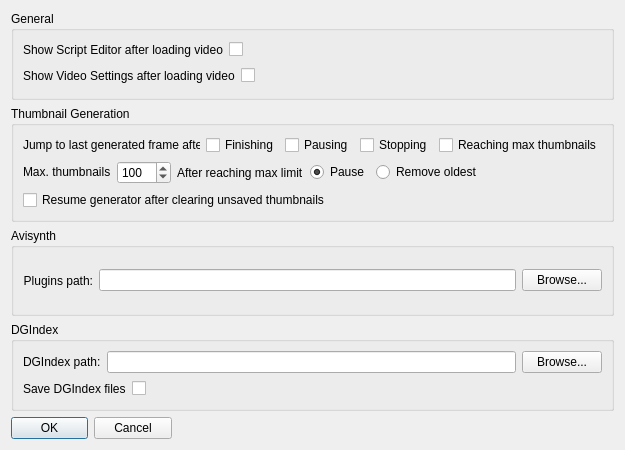
<?xml version="1.0" encoding="UTF-8"?>
<ui version="4.0">
 <class>ConfigDialog</class>
 <widget class="QDialog" name="ConfigDialog">
  <property name="geometry">
   <rect>
    <x>0</x>
    <y>0</y>
    <width>625</width>
    <height>450</height>
   </rect>
  </property>
  <property name="sizePolicy">
   <sizepolicy hsizetype="Fixed" vsizetype="Fixed">
    <horstretch>0</horstretch>
    <verstretch>0</verstretch>
   </sizepolicy>
  </property>
  <property name="minimumSize">
   <size>
    <width>625</width>
    <height>450</height>
   </size>
  </property>
  <property name="maximumSize">
   <size>
    <width>625</width>
    <height>450</height>
   </size>
  </property>
  <property name="windowTitle">
   <string>Options</string>
  </property>
  <layout class="QVBoxLayout" name="verticalLayout_3">
   <item>
    <widget class="QGroupBox" name="groupBox_3">
     <property name="title">
      <string>General</string>
     </property>
     <layout class="QHBoxLayout" name="horizontalLayout_11">
      <item>
       <layout class="QVBoxLayout" name="verticalLayout">
        <item>
         <layout class="QHBoxLayout" name="horizontalLayout_5">
          <item>
           <widget class="QLabel" name="showScriptEditorLabel">
            <property name="text">
             <string>Show Script Editor after loading video</string>
            </property>
           </widget>
          </item>
          <item>
           <widget class="QCheckBox" name="showScriptEditorCheckBox">
            <property name="toolTip">
             <string>If checked, opens the script editor after loading a file</string>
            </property>
           </widget>
          </item>
          <item>
           <spacer name="horizontalSpacer_4">
            <property name="orientation">
             <enum>Qt::Horizontal</enum>
            </property>
            <property name="sizeHint" stdset="0">
             <size>
              <width>40</width>
              <height>20</height>
             </size>
            </property>
           </spacer>
          </item>
         </layout>
        </item>
        <item>
         <layout class="QHBoxLayout" name="horizontalLayout_8">
          <item>
           <widget class="QLabel" name="label_5">
            <property name="text">
             <string>Show Video Settings after loading video</string>
            </property>
           </widget>
          </item>
          <item>
           <widget class="QCheckBox" name="cbShowVideoSettings">
            <property name="toolTip">
             <string>If checked, opens video settings after loading a file</string>
            </property>
            <property name="text">
             <string/>
            </property>
           </widget>
          </item>
          <item>
           <spacer name="horizontalSpacer_5">
            <property name="orientation">
             <enum>Qt::Horizontal</enum>
            </property>
            <property name="sizeHint" stdset="0">
             <size>
              <width>40</width>
              <height>20</height>
             </size>
            </property>
           </spacer>
          </item>
         </layout>
        </item>
       </layout>
      </item>
     </layout>
    </widget>
   </item>
   <item>
    <widget class="QGroupBox" name="groupBox_2">
     <property name="title">
      <string>Thumbnail Generation</string>
     </property>
     <layout class="QHBoxLayout" name="horizontalLayout_12">
      <item>
       <layout class="QVBoxLayout" name="verticalLayout_2">
        <item>
         <layout class="QHBoxLayout" name="horizontalLayout_4">
          <item>
           <widget class="QLabel" name="label">
            <property name="text">
             <string>Jump to last generated frame after:</string>
            </property>
           </widget>
          </item>
          <item>
           <widget class="QCheckBox" name="cbJumpAfterFinish">
            <property name="text">
             <string>Finishing</string>
            </property>
           </widget>
          </item>
          <item>
           <widget class="QCheckBox" name="cbJumpAfterPause">
            <property name="text">
             <string>Pausing</string>
            </property>
           </widget>
          </item>
          <item>
           <widget class="QCheckBox" name="cbJumpAfterStop">
            <property name="text">
             <string>Stopping</string>
            </property>
           </widget>
          </item>
          <item>
           <widget class="QCheckBox" name="cbStopAfterReachingMax">
            <property name="text">
             <string>Reaching max thumbnails</string>
            </property>
           </widget>
          </item>
          <item>
           <spacer name="horizontalSpacer_6">
            <property name="orientation">
             <enum>Qt::Horizontal</enum>
            </property>
            <property name="sizeHint" stdset="0">
             <size>
              <width>40</width>
              <height>20</height>
             </size>
            </property>
           </spacer>
          </item>
         </layout>
        </item>
        <item>
         <layout class="QHBoxLayout" name="horizontalLayout">
          <item>
           <widget class="QLabel" name="maxThumbnailsLabel">
            <property name="sizePolicy">
             <sizepolicy hsizetype="Fixed" vsizetype="Fixed">
              <horstretch>0</horstretch>
              <verstretch>0</verstretch>
             </sizepolicy>
            </property>
            <property name="minimumSize">
             <size>
              <width>0</width>
              <height>0</height>
             </size>
            </property>
            <property name="text">
             <string>Max. thumbnails</string>
            </property>
           </widget>
          </item>
          <item>
           <widget class="QSpinBox" name="maxThumbnailsSpinBox">
            <property name="sizePolicy">
             <sizepolicy hsizetype="Preferred" vsizetype="Fixed">
              <horstretch>0</horstretch>
              <verstretch>0</verstretch>
             </sizepolicy>
            </property>
            <property name="minimumSize">
             <size>
              <width>50</width>
              <height>0</height>
             </size>
            </property>
            <property name="toolTip">
             <string>Maximum number of thumbnails to display under the Screenshots tab (max=9999)</string>
            </property>
            <property name="minimum">
             <number>1</number>
            </property>
            <property name="maximum">
             <number>9999</number>
            </property>
            <property name="value">
             <number>100</number>
            </property>
           </widget>
          </item>
          <item>
           <widget class="QLabel" name="label_2">
            <property name="text">
             <string>After reaching max limit</string>
            </property>
           </widget>
          </item>
          <item>
           <widget class="QRadioButton" name="radioPauseAfterLimit">
            <property name="toolTip">
             <string>Pause frame generation when thumbnail container has reached max thumbnails</string>
            </property>
            <property name="text">
             <string>Pause</string>
            </property>
            <property name="checked">
             <bool>true</bool>
            </property>
            <attribute name="buttonGroup">
             <string notr="true">buttonGroup</string>
            </attribute>
           </widget>
          </item>
          <item>
           <widget class="QRadioButton" name="radioRemoveOldestAfterLimit">
            <property name="toolTip">
             <string>Remove oldest thumbnail from thumbnail container after reaching max thumbnails limit</string>
            </property>
            <property name="text">
             <string>Remove oldest</string>
            </property>
            <attribute name="buttonGroup">
             <string notr="true">buttonGroup</string>
            </attribute>
           </widget>
          </item>
          <item>
           <spacer name="horizontalSpacer_3">
            <property name="orientation">
             <enum>Qt::Horizontal</enum>
            </property>
            <property name="sizeHint" stdset="0">
             <size>
              <width>40</width>
              <height>20</height>
             </size>
            </property>
           </spacer>
          </item>
         </layout>
        </item>
        <item>
         <layout class="QHBoxLayout" name="horizontalLayout_6">
          <item>
           <widget class="QCheckBox" name="cbResumeGeneratorAfterClear">
            <property name="toolTip">
             <string>If the generator is paused, resume generator after clearing unsaved thumbnails</string>
            </property>
            <property name="text">
             <string>Resume generator after clearing unsaved thumbnails</string>
            </property>
           </widget>
          </item>
          <item>
           <spacer name="horizontalSpacer_2">
            <property name="orientation">
             <enum>Qt::Horizontal</enum>
            </property>
            <property name="sizeHint" stdset="0">
             <size>
              <width>40</width>
              <height>20</height>
             </size>
            </property>
           </spacer>
          </item>
         </layout>
        </item>
       </layout>
      </item>
     </layout>
    </widget>
   </item>
   <item>
    <widget class="QGroupBox" name="groupBox">
     <property name="title">
      <string>Avisynth</string>
     </property>
     <layout class="QHBoxLayout" name="horizontalLayout_9">
      <item>
       <layout class="QHBoxLayout" name="horizontalLayout_2">
        <item>
         <widget class="QLabel" name="avisynthPluginsPathLabel">
          <property name="text">
           <string>Plugins path:</string>
          </property>
          <property name="alignment">
           <set>Qt::AlignRight|Qt::AlignTrailing|Qt::AlignVCenter</set>
          </property>
         </widget>
        </item>
        <item>
         <widget class="QLineEdit" name="avisynthPluginsPathLineEdit">
          <property name="sizePolicy">
           <sizepolicy hsizetype="Expanding" vsizetype="Fixed">
            <horstretch>0</horstretch>
            <verstretch>0</verstretch>
           </sizepolicy>
          </property>
          <property name="minimumSize">
           <size>
            <width>411</width>
            <height>0</height>
           </size>
          </property>
          <property name="toolTip">
           <string>Absolute path to Avisynth plugins directory</string>
          </property>
         </widget>
        </item>
        <item>
         <widget class="QPushButton" name="btnAvisynthPluginsPath">
          <property name="text">
           <string>Browse...</string>
          </property>
         </widget>
        </item>
       </layout>
      </item>
     </layout>
    </widget>
   </item>
   <item>
    <widget class="QGroupBox" name="groupBox_4">
     <property name="title">
      <string>DGIndex</string>
     </property>
     <layout class="QHBoxLayout" name="horizontalLayout_10">
      <item>
       <layout class="QVBoxLayout" name="verticalLayout_4">
        <item>
         <layout class="QHBoxLayout" name="horizontalLayout_3">
          <item>
           <widget class="QLabel" name="label_3">
            <property name="text">
             <string>DGIndex path:</string>
            </property>
           </widget>
          </item>
          <item>
           <widget class="QLineEdit" name="dgindexExecPath">
            <property name="minimumSize">
             <size>
              <width>391</width>
              <height>0</height>
             </size>
            </property>
            <property name="toolTip">
             <string>Path to DGIndex executable</string>
            </property>
           </widget>
          </item>
          <item>
           <widget class="QPushButton" name="btnDgindexPath">
            <property name="text">
             <string>Browse...</string>
            </property>
           </widget>
          </item>
         </layout>
        </item>
        <item>
         <layout class="QHBoxLayout" name="horizontalLayout_7">
          <item>
           <widget class="QLabel" name="label_4">
            <property name="text">
             <string>Save DGIndex files</string>
            </property>
           </widget>
          </item>
          <item>
           <widget class="QCheckBox" name="cbSaveDgindexFiles">
            <property name="toolTip">
             <string>If checked, prompts to specify the save path for DGIndex project files</string>
            </property>
            <property name="text">
             <string/>
            </property>
           </widget>
          </item>
          <item>
           <spacer name="horizontalSpacer">
            <property name="orientation">
             <enum>Qt::Horizontal</enum>
            </property>
            <property name="sizeHint" stdset="0">
             <size>
              <width>40</width>
              <height>20</height>
             </size>
            </property>
           </spacer>
          </item>
         </layout>
        </item>
       </layout>
      </item>
     </layout>
    </widget>
   </item>
   <item>
    <widget class="QDialogButtonBox" name="buttonBox">
     <property name="maximumSize">
      <size>
       <width>161</width>
       <height>16777215</height>
      </size>
     </property>
     <property name="toolTip">
      <string/>
     </property>
     <property name="layoutDirection">
      <enum>Qt::LeftToRight</enum>
     </property>
     <property name="orientation">
      <enum>Qt::Horizontal</enum>
     </property>
     <property name="standardButtons">
      <set>QDialogButtonBox::Cancel|QDialogButtonBox::Ok</set>
     </property>
    </widget>
   </item>
  </layout>
 </widget>
 <resources/>
 <connections>
  <connection>
   <sender>buttonBox</sender>
   <signal>accepted()</signal>
   <receiver>ConfigDialog</receiver>
   <slot>accept()</slot>
   <hints>
    <hint type="sourcelabel">
     <x>248</x>
     <y>254</y>
    </hint>
    <hint type="destinationlabel">
     <x>157</x>
     <y>274</y>
    </hint>
   </hints>
  </connection>
  <connection>
   <sender>buttonBox</sender>
   <signal>rejected()</signal>
   <receiver>ConfigDialog</receiver>
   <slot>reject()</slot>
   <hints>
    <hint type="sourcelabel">
     <x>316</x>
     <y>260</y>
    </hint>
    <hint type="destinationlabel">
     <x>286</x>
     <y>274</y>
    </hint>
   </hints>
  </connection>
 </connections>
 <buttongroups>
  <buttongroup name="buttonGroup"/>
 </buttongroups>
</ui>
